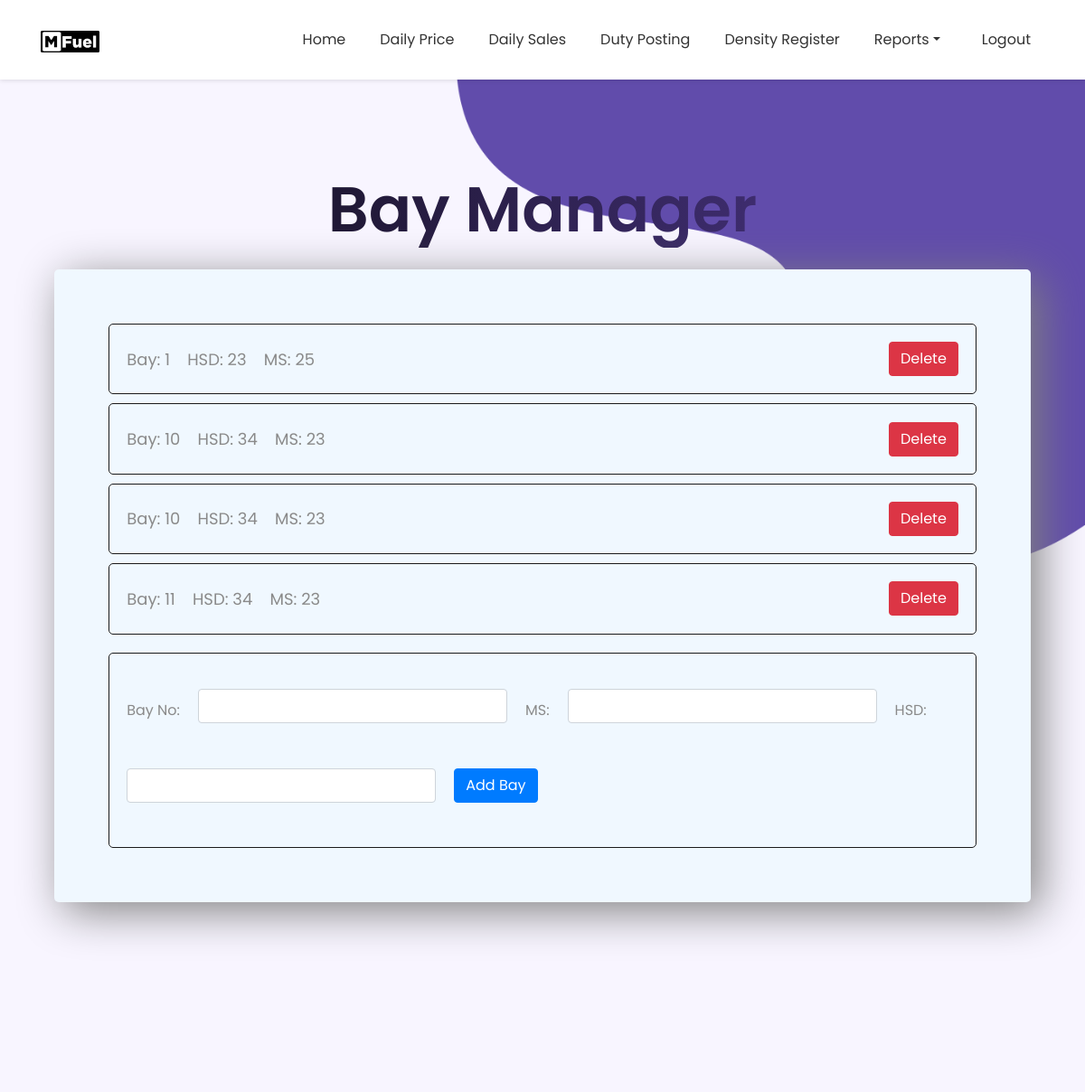
The page /baymanager (signed in) on the database its author committed.
### website/models.py (models this page shows)
class bay_manager(db.Model):
    bay_no = db.Column(db.Integer, primary_key = True)
    name = db.Column(db.String(150))
    hsd = db.Column(db.Integer)
    ms = db.Column(db.Integer)

### website/views.py (the view)
@views.route('/baymanager', methods=['GET','POST'])
@login_required
def baymanager():
    bay_no = request.form.get("bay_no")
    MS = request.form.get("MS")
    HSD = request.form.get("HSD")
    if request.method == 'POST':
        bay = bay_manager(name=bay_no,hsd=HSD,ms=MS)
        db.session.add(bay)
        db.session.commit()
        flash("Data added!", category=True)
        print(MS,HSD)
    bays = bay_manager.query.order_by(bay_manager.name)
    return render_template("baymanager.html", bays = bays, user=current_user)

### website/templates/baymanager.html (shortened to what this page needs)
{% extends 'base.html' %}
{% block content %}
<h1 align="center" style="margin-top: 5%;">Bay Manager</h1>
<div class="outer" style="margin: 5%; margin-top: 2%; border: black 2px; padding: 5%; border-radius: 5px; box-shadow: 10px 10px 50px grey;">
      {% for bay in bays %}
      <div style="border: solid rgb(27, 26, 26) 1px; border-radius: 5px; padding: 2%; margin-bottom: 10px;">
            <div style="display: flex; align-items: center; justify-content: space-between; font-size: 18px;">
                  <div>
                        Bay: {{bay.name}} &nbsp;&nbsp; HSD: {{bay.hsd}} &nbsp;&nbsp; MS: {{bay.ms}}
                  </div>
                  <form action="{{ url_for('views.delete_bay', id=bay.bay_no) }}" method="post" style="float: right;">
                        <button type="submit" class="btn btn-danger">Delete</button>
                  </form>
            </div>
      </div>
      {% endfor %}
      <div style="border: solid rgb(27, 26, 26) 1px; border-radius: 5px; padding: 2%; margin-top: 20px;">
            <form class="form-inline" method="POST">
                  <label for="bay_no" style="margin-right: 20px;">Bay No:</label>
                  <input type="number" style="margin-top: 20px;" class="form-control" id="bay_no" name="bay_no" required>
                  <label for="MS" style="margin-left: 20px; margin-right: 20px;">MS:</label>
                  <input type="number" style="margin-top: 20px;" class="form-control" id="MS" name="MS" required>
                  <label for="HSD" style="margin-left: 20px; margin-right: 20px;">HSD:</label>
                  <input type="number" style="margin-top: 20px;" class="form-control" id="HSD" name="HSD" required>
                  <button type="submit" class="btn btn-primary" style="margin-left: 20px; margin-bottom:10px; float: right;">Add Bay</button>
            </form>
      </div>
</div>
{% endblock %}

### website/static/css/style.css (style rules this page uses)
body { background: #fff; color: #8a8a8a; font-size: 16px; font-weight: 400; font-family: 'Poppins', sans-serif; }
h1 { font-size: 70px; font-weight: 600; background-image: linear-gradient(to left, #553c9a, #080808); color: transparent; background-clip: text; -webkit-background-clip: text; }
::placeholder { color: #aaa; opacity: 1; }
form input, form textarea { border: 1px solid #f5f5f5; background: #f5f5f5; padding: 14px 20px; margin-bottom: 30px; width: 100%; color: #aaa; border-radius: 5px; text-align: left; }

### website/templates/base.html (style rules this page uses)
.outer { background-color: aliceblue; }

### rows shown on the page
bay_manager: name "1", hsd "23", ms "25"
bay_manager: name "10", hsd "34", ms "23"
bay_manager: name "10", hsd "34", ms "23"
bay_manager: name "11", hsd "34", ms "23"
